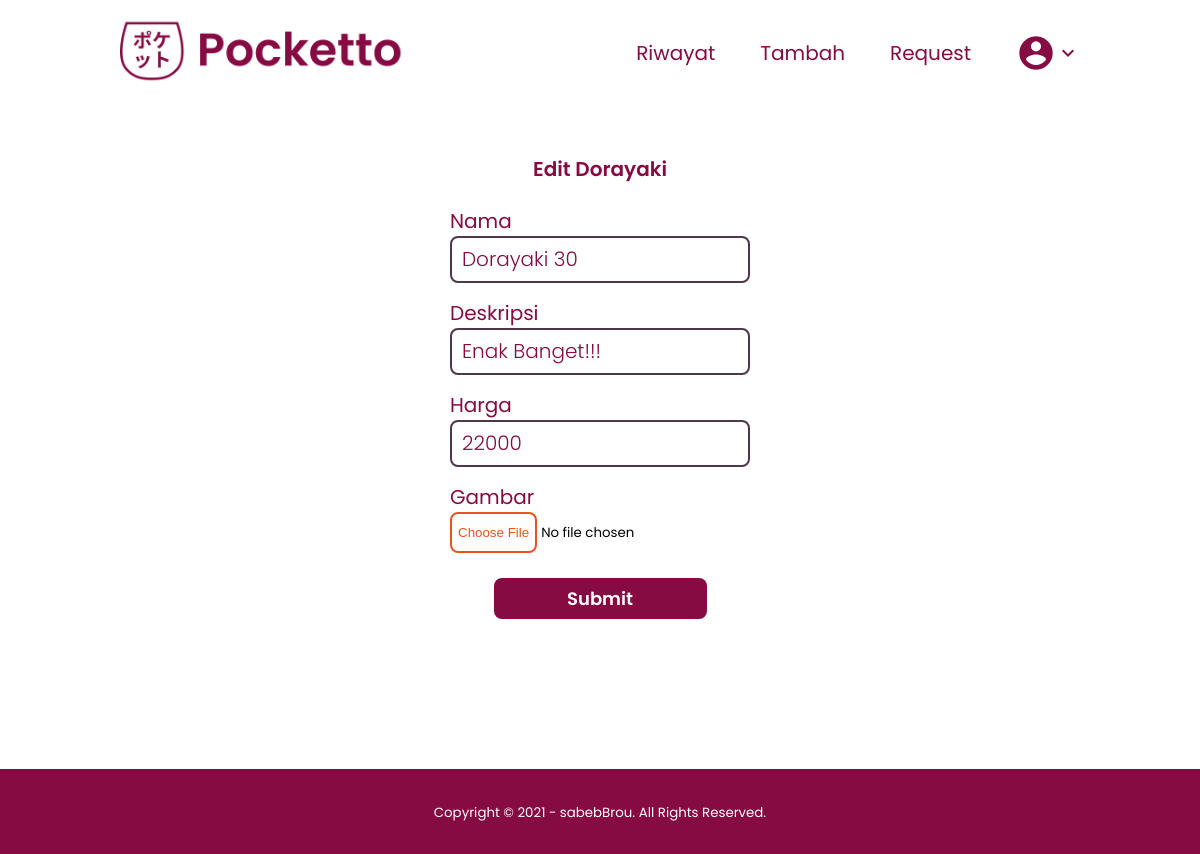
/pages/edit_dorayaki.php?current_nama=Dorayaki 30 (signed in), run on the app's committed database.
### tables this page shows
CREATE TABLE Dorayaki (
nama varchar (255),
deskripsi varchar (255),
harga int,
stok int,
jumlah_terjual int, gambar text,
PRIMARY KEY (nama)
);

### pages/edit_dorayaki.php (the view, shortened to what this page needs)
<?php
$db = new MyDB();
if (isset($_GET['current_nama'])) {
	$current_nama = $_GET['current_nama'];
	$result = $db->query("select * from dorayaki where nama ='$current_nama'");
	$data = array();
	while ($res = $result->fetchArray(1)) {
		array_push($data, $res);
	}
}
?>
<!DOCTYPE html>
<html lang="en">
<head>
	<link rel="stylesheet" href="../css/add_edit.css" />
</head>
<body>
	<?php
	include "intermediate/navbar.php";
	echo create_navbar();
	?>
	<form class="add-dorayaki" action="edit_dorayaki.php ?>" method="post">
		<h1 class="text content-title">Edit Dorayaki</h1>
		<div class="content-input" id="nama">
			<label class="text input-title">Nama</label>
			<input type="text" class="text text-input" name="nama" value="<?= $data[0]['nama'] ?>" required />
		</div>
		<div class="content-input" id="deskripsi">
			<label class="text input-title">Deskripsi</label>
			<input type="text" class="text text-input" name="deskripsi" placeholder="Masukkan deskripsi dorayaki" value="<?= $data[0]['deskripsi'] ?>" />
		</div>
		<div class="content-input" id="harga">
			<label class="text input-title">Harga</label>
			<input type="number" class="text text-input" name="harga" placeholder="Masukkan harga dorayaki (angka)" value="<?= $data[0]['harga'] ?>" />
		</div>
		<div class="content-input" id="gambar">
			<label class="text input-title">Gambar</label>
			<input type="file" accept="image/*" class="file-input" name="fileToUpload" id="fileToUpload" placeholder="" />
		</div>
		<div class="submit">
			<input type="submit" name="submit" value="Submit" class="submit-btn" />
		</div>
	</form>
</body>
<footer>
	<small>Copyright © 2021 - sabebBrou. All Rights Reserved.</small>
</footer>
</html>

### css/add_edit.css (style rules this page uses)
html, body { padding: 0; margin: 0; }
.add-dorayaki { margin-top: 50px; display: flex; align-items: center; justify-content: center; flex-direction: column; margin-bottom: 150px; }
.content-title { padding-bottom: 8px; font-weight: 600; font-size: 200%; }
.content-input { display: flex; flex-direction: column; width: 25%; padding-bottom: 15px; }
.input-title { font-size: 18px; }
.text-input { border: 2px solid #4f3649; border-radius: 8px; height: 41px; font-size: 18px; font-weight: 300; padding-left: 10px; }
.file-input { text-indent: initial; }
.submit { padding-top: 10px; }
.submit-btn { border: 0; font-weight: 600; font-size: 18px; text-align: center; color: #ffffff; background: #850b42; border-radius: 8px; width: 213px; height: 41px; cursor: pointer; }

### css/style.css (style rules this page uses)
* { font-family: Poppins; }
.text { font-size: 20px; line-height: 30px; color: #850b42; }
footer { padding: 30px 0; background-color: #850b42; color: #fff; text-align: center; font-family: Poppins; }

### data on the page
dorayaki: nama "Dorayaki 30", deskripsi "Enak Banget!!!", harga "22000"
